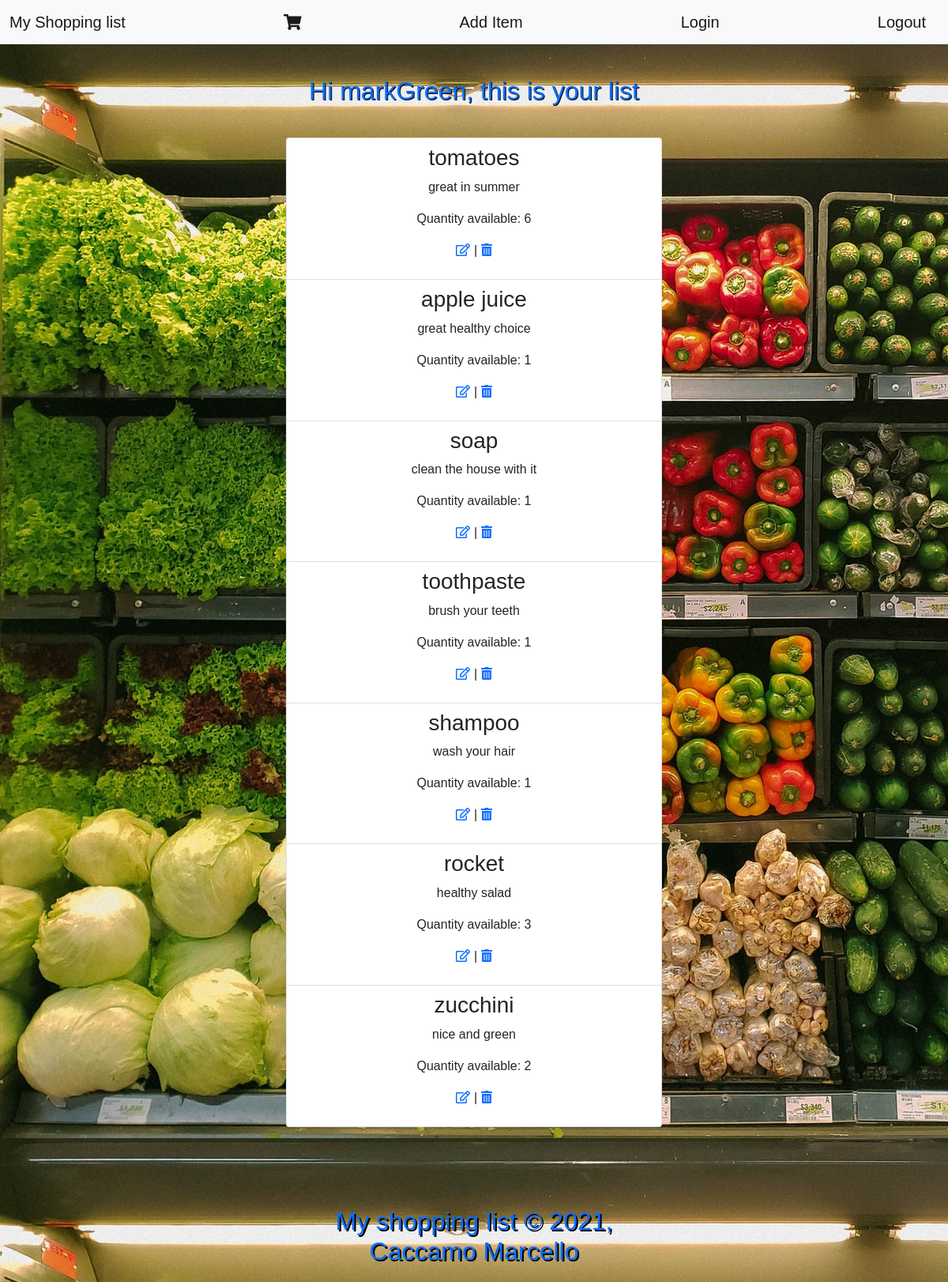
Screenshot of /view/shop.php (signed in) with the database file from the repository.
### tables this page shows
CREATE TABLE `item` (
  `itemID` int(11) NOT NULL,
  `itemName` varchar(64) NOT NULL,
  `itemDescription` text NOT NULL,
  `itemPrice` decimal(8,2) NOT NULL,
  `itemPhoto` varchar(100) NOT NULL,
  `itemQuantity` int(11) NOT NULL,
  `catID` int(11) NOT NULL,
  `userID` int(11) NOT NULL
);

### view/shop.php (the view, shortened to what this page needs)
<?php
 require("../controller/connection.php");
   $username = $_SESSION['username'] ;
?>
<!DOCTYPE html>
<html lang="en">
<head>
    <link href="https://cdn.jsdelivr.net/npm/bootstrap@5.0.2/dist/css/bootstrap.min.css" rel="stylesheet">
    <link rel="stylesheet" href="css/shopping.css">
</head>
<body>
    <nav class="navbar navbar-light bg-light mb-3">
        <div class="container-fluid">
            <a class="navbar-brand" href="../index.php">My Shopping list</a>
            <a class="navbar-brand" href="shop.php"><i class="fas fa-shopping-cart"></i></a>
            <a class="navbar-brand" href="addItem.php">Add Item</a>
            <a class="navbar-brand" href="login.php">Login</a>
            <a class="navbar-brand" href="destroy.php">Logout</a>
        </div>
    </nav>
    <h2> Hi <?php echo "$username" ?>, this is your list</h2>
    <div class="container">
        <ul class="list-group">
                    <?php
                        $userID = $_SESSION['userID'];
                        $sql = "SELECT * FROM shopping_items.item WHERE userID = '$userID'  ";
                        $statement = $conn->prepare($sql);
                        $statement->execute();
                        $result = $statement->fetchAll();
                        foreach($result as $row):
                            $itemID = $row['itemID'];
                            $itemName = $row['itemName'];
                            $itemDescription = $row['itemDescription'];
                            $itemPrice = $row['itemPrice'];
                            if(!isset($_SESSION['user'])) {
                            $edit='';} else {
                            $edit =  "<p><a id='edit' href = 'editItems.php?itemName=$itemName&itemDescription=$itemDescription&itemPrice=$itemPrice&itemID=" . $row['itemID'] . "'><i class='far fa-edit'></i> </a> <span> | </span>  <a href= '../controller/itemDelete.php?itemID=$itemID' ><i class='fas fa-trash-alt'></i></a></p>"; }
                            echo "<li class='list-group-item' ><h3>".$row['itemName']."</h3><p> " . $row['itemDescription'] . "</p><p> Quantity available: " . $row['itemQuantity'] . "</p>".$edit." </li>";
                        endforeach;
                     ?>
         </ul>
    </div>
    <?php
        include("partials/footer.php");
    ?>

### view/css/shopping.css (style rules this page uses)
body { width: 100%; font-family: sans-serif; line-height: 1.5; margin: 0; padding: 0; background-image:url("../images/nrd-D6Tu_L3chLE-unsplash.jpg") ; }
h2 { color: #0d6efd; text-shadow: 1px 1px black; text-align: center; margin: 40px 40px; }
div.container { max-width: 500px; margin: 0 auto; }
li.list-group-item { text-align: center; }
a { text-decoration: none; }

### rows the page displays
item: itemName "tomatoes", itemDescription "great in summer", itemQuantity "6"
item: itemName "apple juice", itemDescription "great healthy choice", itemQuantity "1"
item: itemName "soap", itemDescription "clean the house with it", itemQuantity "1"
item: itemName "toothpaste", itemDescription "brush your teeth", itemQuantity "1"
item: itemName "shampoo", itemDescription "wash your hair", itemQuantity "1"
item: itemName "rocket", itemDescription "healthy salad", itemQuantity "3"
item: itemName "zucchini", itemDescription "nice and green", itemQuantity "2"

### other values shown
$username "markGreen"
